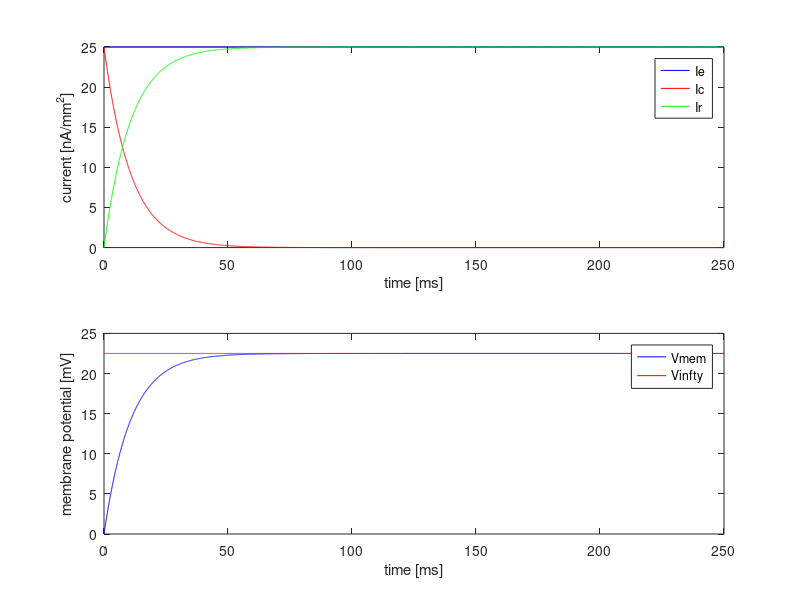
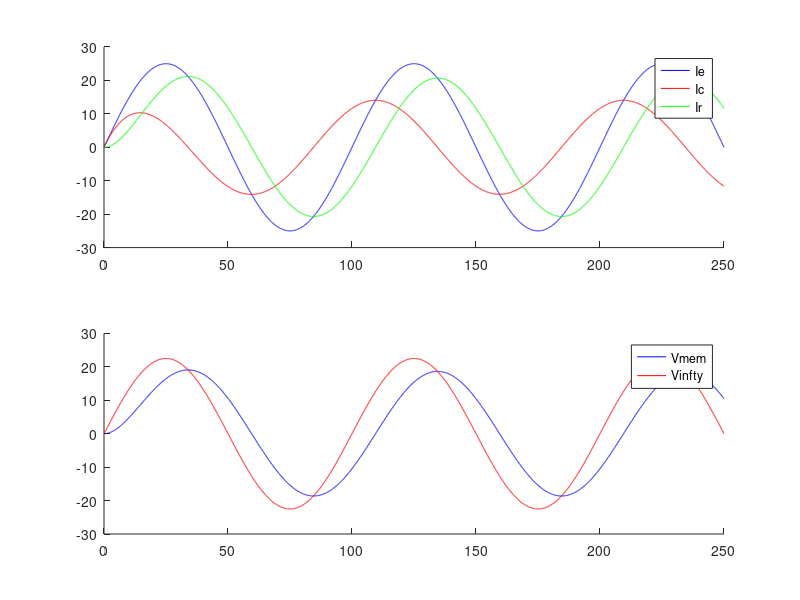
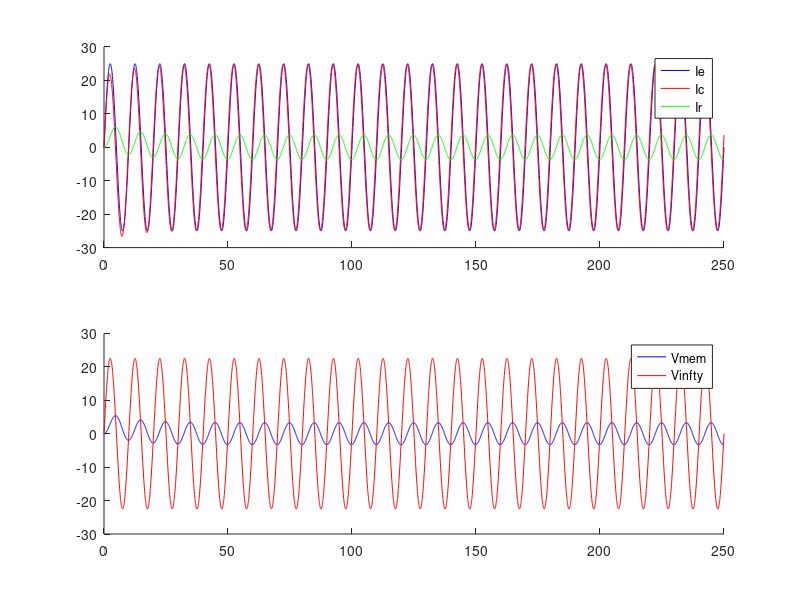
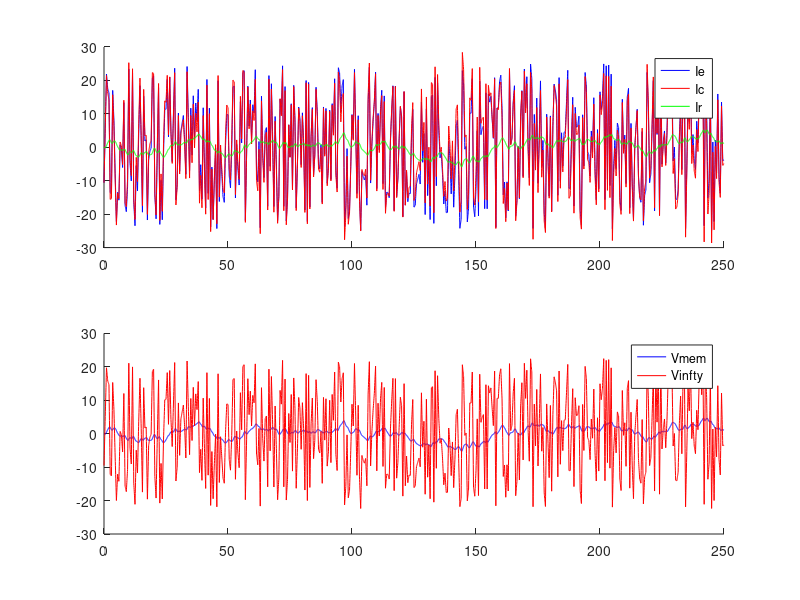

These figures' MATLAB source, in order:
% Course on Theoretical Neuroscience
% Teacher: Prof. Jochen Braun
% Assistent Teacher: Ehsan Kakaei
% Students: Lee Po Shing & Fahmida Aktar
% Exercise02: Single-compartment model
% Main script
% Date: 05/11/17

% 1. Clear workspace
clear all
clc
close all

% 2. Define parameters
Rm = 0.9; %resistance, in 10^6*Ohm*mm^2
Cm = 12; %capacitance, in 10^-9*F/mm^2
I0 = 25; %amplitude of current, in nA/mm^2
taum = Rm*Cm; %membrane-time constant, in s

% 3. Define time vector
dt = 0.05; %time step, in ms
T = 250; %total time, in ms
t = 0:dt:T; %time vector, from t=0 ms to 250 ms with step size=0.05 ms

% 4. Generate constant input current vector
Ie1 = zeros(size(t));
for i = 1:length(t)
    Ie1(i) = 25; %constant input current, in nA/mm^2
end

% 5. Plot the current into the first axis
figure
hold on
subplot(2,1,1)
plot(t,Ie1,'b')
xlabel('time [ms]')
ylabel('current [nA/mm^2]')

% 6. Iteratively calculate membrane potential and capacitor current
V1(1) = 0; %membrane voltage, in mV
for i = 1:length(Ie1)-1
    V1(i+1) = V1(i)*(1-dt/taum)+Rm*Ie1(i)*dt/taum;
end

% 7. Plot the voltage into the second axis
subplot(2,1,2)
plot(t,V1,'b')
xlabel('time [ms]')
ylabel('membrane potential [mV]')

% Plot the additional currents into the first axis.
Ir1 = V1/Rm;
Ic1 = Cm*(Rm*Ie1-V1)/taum;

subplot(2,1,1)
hold on
plot(t,Ic1,'r')
plot(t,Ir1,'g')
legend('Ie','Ic','Ir')

% Plot the additional voltage into the second axis.
Vinfty1 = Rm*Ie1;

subplot(2,1,2)
hold on
plot(t,Vinfty1,'r')
legend('Vmem','Vinfty')

% [Ploting the above parameters when the current injected is low-frequent
% sinusoidal, high-frequent sinusoidal or high-frequent random input]

% Input current calculations
Ie2 = zeros(size(t));
for i = 1:length(t)
    Ie2(i) = I0*sin(2*pi*10*t(i)*1E-3); %sinmoidol input current with low frequency, in nA/mm^2
end

Ie3 = zeros(size(t));
for i = 1:length(t)
    Ie3(i) = I0*sin(2*pi*100*t(i)*1E-3); %sinmoidol input current with high frequency, in nA/mm^2
end

tcoarse = 0:10*dt:T;
Ie4 = I0*interp1( tcoarse, 2*(rand(size(tcoarse))-0.5), t); %high-frequent random input, in nA/mm^2

%membrane voltage calculations
V2(1) = 0; %membrane voltage for low frequent current, in mV
V3(1) = 0; %membrane voltage for high frequent current, in mV
V4(1) = 0; %membrane voltage for random current, in mV
for i = 1:length(Ie1)-1
    V2(i+1) = V2(i)*(1-dt/taum)+Rm*Ie2(i)*dt/taum;
    V3(i+1) = V3(i)*(1-dt/taum)+Rm*Ie3(i)*dt/taum;
    V4(i+1) = V4(i)*(1-dt/taum)+Rm*Ie4(i)*dt/taum;
end

% Extra parameter calculations
Ir2 = V2/Rm;
Ic2 = Cm*(Rm*Ie2-V2)/taum;
Vinfty2 = Rm*Ie2;

Ir3 = V3/Rm;
Ic3 = Cm*(Rm*Ie3-V3)/taum;
Vinfty3 = Rm*Ie3;

Ir4 = V4/Rm;
Ic4 = Cm*(Rm*Ie4-V4)/taum;
Vinfty4 = Rm*Ie4;

% Graph plotting
figure
subplot(2,1,1)
hold on
plot(t,Ie2,'b')
plot(t,Ic2,'r')
plot(t,Ir2,'g')
legend('Ie','Ic','Ir')

subplot(2,1,2)
hold on
plot(t,V2,'b')
plot(t,Vinfty2,'r')
legend('Vmem','Vinfty')

figure
subplot(2,1,1)
hold on
plot(t,Ie3,'b')
plot(t,Ic3,'r')
plot(t,Ir3,'g')
legend('Ie','Ic','Ir')

subplot(2,1,2)
hold on
plot(t,V3,'b')
plot(t,Vinfty3,'r')
legend('Vmem','Vinfty')

figure
subplot(2,1,1)
hold on
plot(t,Ie4,'b')
plot(t,Ic4,'r')
plot(t,Ir4,'g')
legend('Ie','Ic','Ir')

subplot(2,1,2)
hold on
plot(t,V4,'b')
plot(t,Vinfty4,'r')
legend('Vmem','Vinfty')